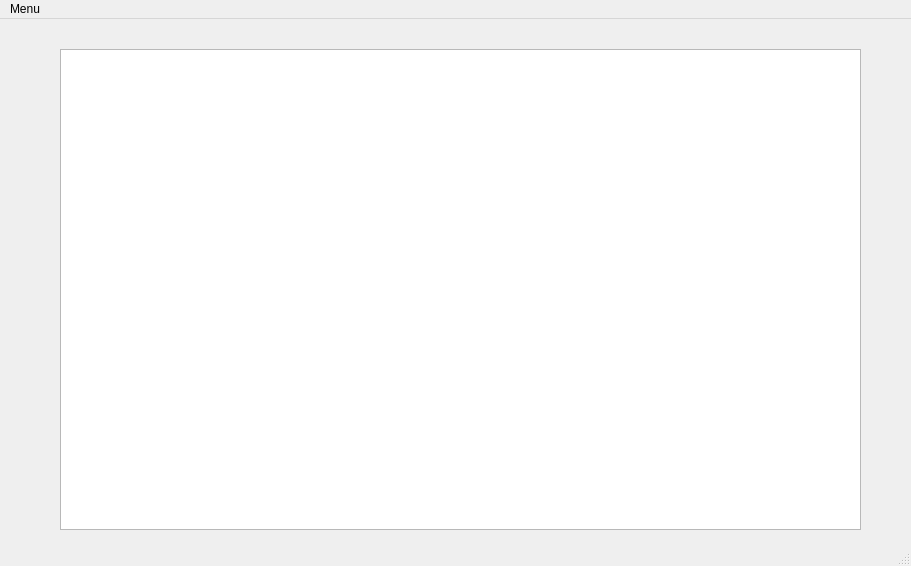
<?xml version="1.0" encoding="UTF-8"?>
<ui version="4.0">
 <class>Tp3_fenetrePrincipal</class>
 <widget class="QMainWindow" name="Tp3_fenetrePrincipal">
  <property name="geometry">
   <rect>
    <x>0</x>
    <y>0</y>
    <width>911</width>
    <height>566</height>
   </rect>
  </property>
  <property name="windowTitle">
   <string>Tp3_fenetrePrincipal</string>
  </property>
  <widget class="QWidget" name="centralwidget">
   <widget class="QPlainTextEdit" name="textEditReleves">
    <property name="geometry">
     <rect>
      <x>60</x>
      <y>30</y>
      <width>801</width>
      <height>481</height>
     </rect>
    </property>
    <property name="readOnly">
     <bool>true</bool>
    </property>
   </widget>
  </widget>
  <widget class="QMenuBar" name="menubar">
   <property name="geometry">
    <rect>
     <x>0</x>
     <y>0</y>
     <width>911</width>
     <height>22</height>
    </rect>
   </property>
   <widget class="QMenu" name="menuMenu">
    <property name="title">
     <string>Menu</string>
    </property>
    <widget class="QMenu" name="menuAjouter_Compte">
     <property name="title">
      <string>Ajouter Compte</string>
     </property>
     <addaction name="actionCheque_2"/>
     <addaction name="actionEpargne_2"/>
    </widget>
    <addaction name="menuAjouter_Compte"/>
    <addaction name="actionSupprimerCompte"/>
    <addaction name="actionQuitter"/>
   </widget>
   <addaction name="menuMenu"/>
  </widget>
  <widget class="QStatusBar" name="statusbar"/>
  <action name="actionEpargne">
   <property name="text">
    <string>Epargne</string>
   </property>
  </action>
  <action name="actionCheque">
   <property name="text">
    <string>Cheque</string>
   </property>
  </action>
  <action name="actionSupprimerCompte">
   <property name="text">
    <string>Supprimer Compte</string>
   </property>
  </action>
  <action name="actionAjouterCompte">
   <property name="text">
    <string>AjouterCompte</string>
   </property>
  </action>
  <action name="actionQuitter">
   <property name="text">
    <string>Quitter</string>
   </property>
  </action>
  <action name="actionCheque_2">
   <property name="text">
    <string>Cheque</string>
   </property>
  </action>
  <action name="actionEpargne_2">
   <property name="text">
    <string>Epargne</string>
   </property>
  </action>
 </widget>
 <resources/>
 <connections>
  <connection>
   <sender>actionCheque_2</sender>
   <signal>triggered()</signal>
   <receiver>Tp3_fenetrePrincipal</receiver>
   <slot>slotAjoutCheque()</slot>
   <hints>
    <hint type="sourcelabel">
     <x>-1</x>
     <y>-1</y>
    </hint>
    <hint type="destinationlabel">
     <x>455</x>
     <y>282</y>
    </hint>
   </hints>
  </connection>
  <connection>
   <sender>actionEpargne_2</sender>
   <signal>triggered()</signal>
   <receiver>Tp3_fenetrePrincipal</receiver>
   <slot>slotAjoutEpargne()</slot>
   <hints>
    <hint type="sourcelabel">
     <x>-1</x>
     <y>-1</y>
    </hint>
    <hint type="destinationlabel">
     <x>455</x>
     <y>282</y>
    </hint>
   </hints>
  </connection>
  <connection>
   <sender>actionSupprimerCompte</sender>
   <signal>triggered()</signal>
   <receiver>Tp3_fenetrePrincipal</receiver>
   <slot>slotSupprimerCompte()</slot>
   <hints>
    <hint type="sourcelabel">
     <x>-1</x>
     <y>-1</y>
    </hint>
    <hint type="destinationlabel">
     <x>455</x>
     <y>282</y>
    </hint>
   </hints>
  </connection>
  <connection>
   <sender>actionQuitter</sender>
   <signal>triggered()</signal>
   <receiver>Tp3_fenetrePrincipal</receiver>
   <slot>close()</slot>
   <hints>
    <hint type="sourcelabel">
     <x>-1</x>
     <y>-1</y>
    </hint>
    <hint type="destinationlabel">
     <x>455</x>
     <y>282</y>
    </hint>
   </hints>
  </connection>
 </connections>
 <slots>
  <slot>slotAjoutEpargne()</slot>
  <slot>slotAjoutCheque()</slot>
  <slot>slotSupprimerCompte()</slot>
  <slot>slotQuitter()</slot>
 </slots>
</ui>
